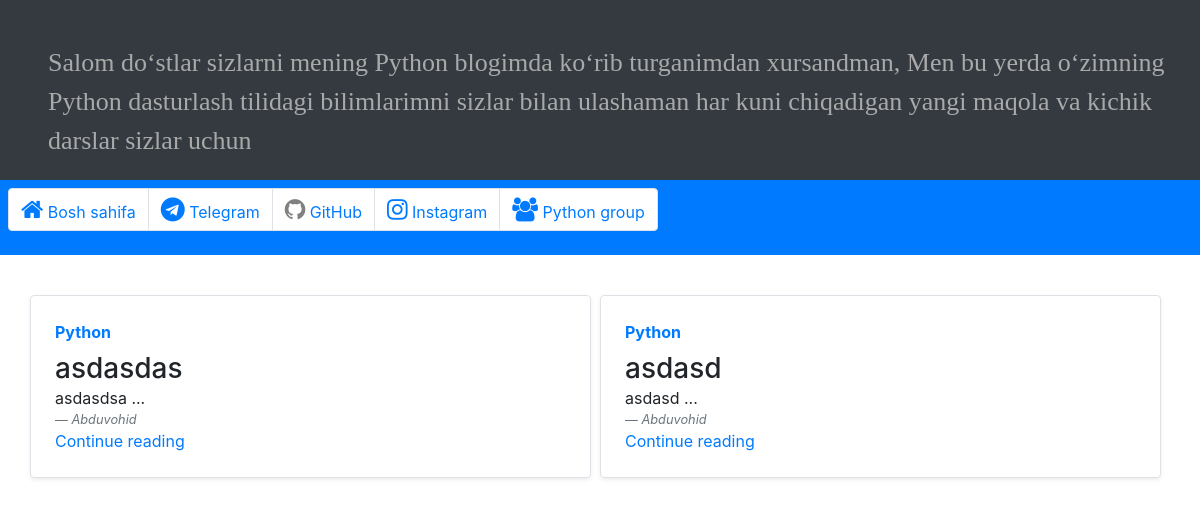
The app's page /, older data.
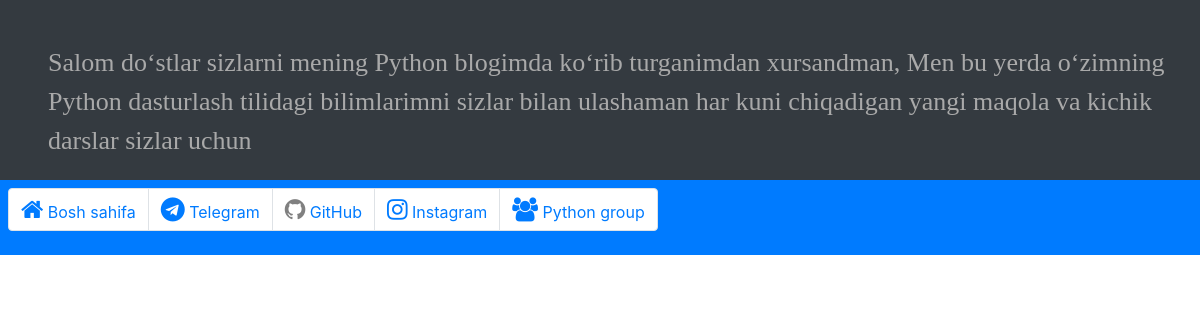
The same page, newer data.
### py_blog/models.py (models this page shows, shortened)
class PyArticles(models.Model):
    title = models.CharField(max_length=120)
    author = models.ForeignKey(
        'auth.User',
        on_delete=models.CASCADE
    )
    created = models.DateTimeField(auto_now_add=True)
    body = models.TextField()

### py_blog/views.py (the view)
# urls.py: path('', PyArticlesListView.as_view(), name='home'),
class PyArticlesListView(ListView):
    model = PyArticles
    template_name = 'home.html'

### templates/home.html
{% extends 'base.html' %}
{% block content %}
	<div class="row mb-5">
	{% for article in object_list %}
		<div class="col-md-6 pt-3 pr-4">
			<div class="row g-0 border rounded overflow-hidden flex-md-row mb-1 shadow-sm h-md-250 position-relative">
				<div class="col p-4 d-flex flex-column position-static">
					<strong class="d-inline-block mb-2 text-primary">Python</strong>
					<h3 class="mb-0">{{article.title}}</h3>
					<p class="card-text mb-auto">{{article.body | slice:":50"}} ...</p>
					<footer class="blockquote-footer"><i>{{article.author}}</i></footer>
					<a href="{% url 'article_detail' article.pk %}" class="stretched-link">Continue reading</a>
				</div>
			</div>
		</div>
	{% endfor %}
	</div>
{% endblock content %}

Row changes from the older to the newer data that the page shows:
removed PyArticles: title "asdasdas", body "asdasdsa", author "Abduvohid"
removed PyArticles: title "asdasd", body "asdasd", author "Abduvohid"
